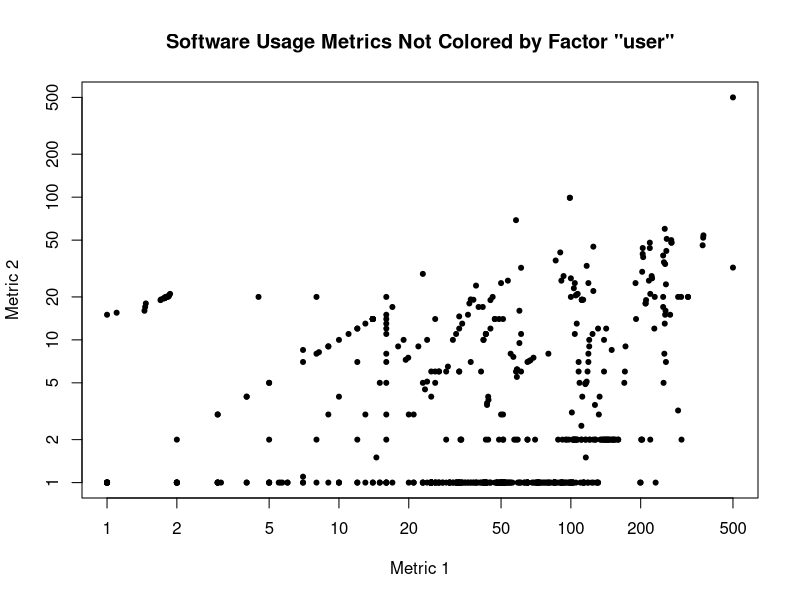
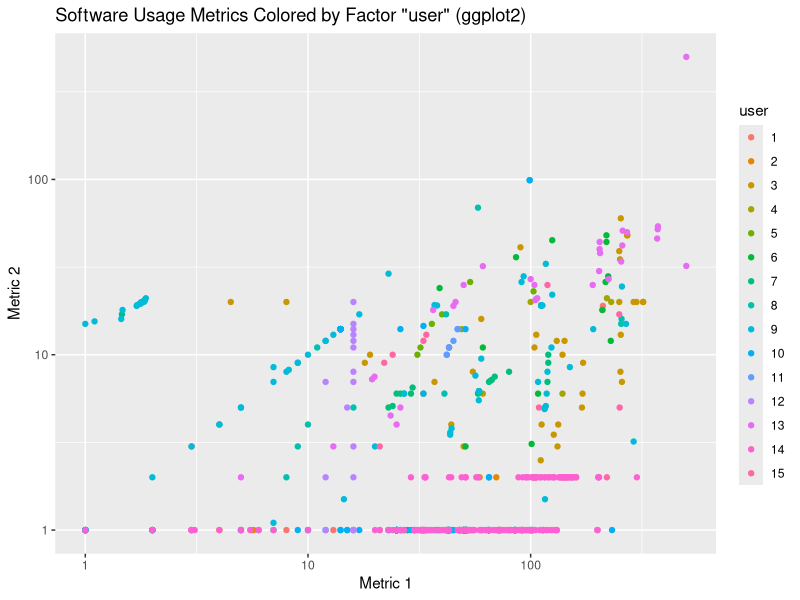
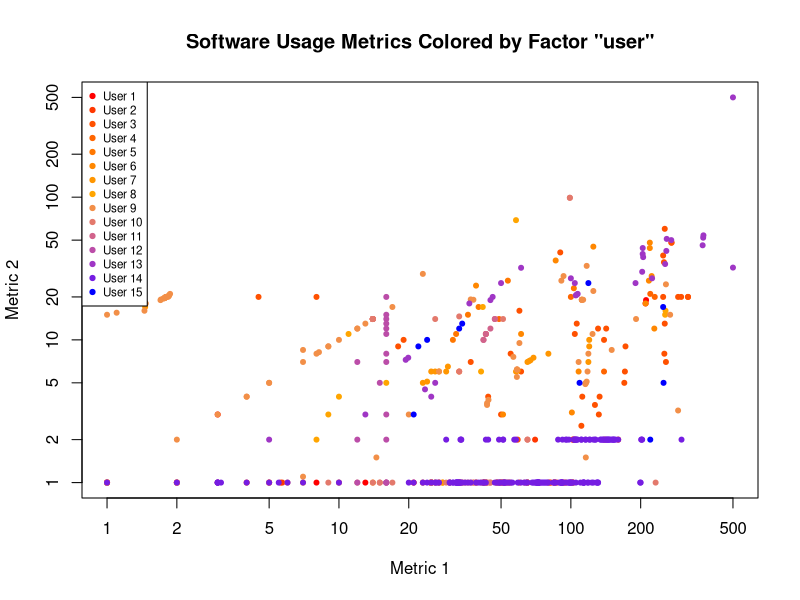

These figures' R source, in order:
# Author: Toby Tobkin <mail@tobytobkin.com> 
#
# Short example R script that illustrates how to cleanly create a scatter plot
# of a feature vector that consists of two quantitative (R numeric data type)
# features and one qualitative (R factor data type) feature
require(ggplot2)

# Load our example data into a data frame
user_data <- read.csv( file = "example_data.csv")

# Technicality: R will automatically assume a numeric-only column in a CSV file
# is a number, so we need to convert it to a categorical variable
user_data$user <- factor(user_data$user) 

# A first attempt at creating a useful plot from hypothetical metrics "metric_1"
# and "metric_2". Don't you think we could glean some more information from the
# same size plot area? Say, what if we wanted to know whether or not there were
# any per-user trends?
png(
  filename = "uncolored_plot.png",
  width = 800,
  height = 600
  )
plot(
  user_data$metric_1 ,
  user_data$metric_2 ,
  main = "Software Usage Metrics Not Colored by Factor \"user\"" ,
  xlab = "Metric 1",
  ylab = "Metric 2",
  pch = 20, # solid dots increase the readability of this data plot
  log = "xy" # log-scale axes increase the readability of this data plot
)
dev.off()

# We can add a third dimension of information by coloring the datapoints by a
# third feature, "user". We should be able to make better exploratory sense of
# the data this way since we can visually see whether trends are user-specific, 
# or population-wide. Two methods are presented here: The Easy Way and The Hard
# Way

# Method 1: the easy way with ggplot2
# 
# This method is so simple it doesn't need much explanation. In fact, it's only
# 1 statement long! If you don't have the ggplot2 package installed, install it
# using the following command at the R interpreter prompt: 
# install.packages("ggplot2")
png(  # open our output device
  filename = "ggplot2_colored_plot.png",
  width = 800,
  height = 600
)
qplot(  # plot our data
  x = user_data$metric_1,
  y = user_data$metric_2,
  data = user_data,
  main = "Software Usage Metrics Colored by Factor \"user\" (ggplot2)", 
  xlab = "Metric 1",
  ylab = "Metric 2",
  log = "xy",
  color = user # color by user
)
dev.off() # close our output device

# Method 2: the hard way with standard R functionality. 
#
# Why would we ever do it the hard way? Because we don't have to require the 
# users of our script to install any additional packages, it will run on just
# about any R installation, not only installations with ggplot2. This will only
# be a problem in extraneous circumstances. Typically it isn't too much trouble
# to make a user enter the command "install.packages("ggplot2")" to gain 
# compatibility.
# 
# The basic idea we will use is this: use built-in features of R to
# programatically assign each of the 15 factor levels in column "user" their
# own color on a scale, then tell our plot to use those colors. If it seems a
# little hacky and technical it's because it is.

# Step 1: Create our color ramp function. If, for instance, you call
# color_pallete_function(5), it will return 5 colors on a scale from red to
# orange to blue
color_pallete_function <- colorRampPalette(
  colors = c("red", "orange", "blue"),
  space = "Lab" # Option used when colors do not represent a quantitative scale
  )

# Step 2: Create a list of colors with exactly one color per user
num_users <- nlevels(user_data$user)
user_colors <- color_pallete_function(num_users)

# Step 3: Make your new plot, adding the argument for coloring of data points
png(
  filename = "colored_plot.png",
  width = 800,
  height = 600
)
plot(
  x = user_data$metric_1 ,
  y = user_data$metric_2 ,
  main = "Software Usage Metrics Colored by Factor \"user\"" ,
  xlab = "Metric 1",
  ylab = "Metric 2",
  pch = 20, # solid dots increase the readability of this data plot
  log = "xy", # log-scale axes increase the readability of this data plot
  col = user_colors[user_data$user]
)

# Step 4: Add a legend so we know which user is which on the graph
legend(
  x ="topleft",
  legend = paste("User", levels(user_data$user)), # for readability of legend
  col = user_colors,
  pch = 19, # same as pch=20, just smaller
  cex = .7 # scale the legend to look attractively sized
)
dev.off()